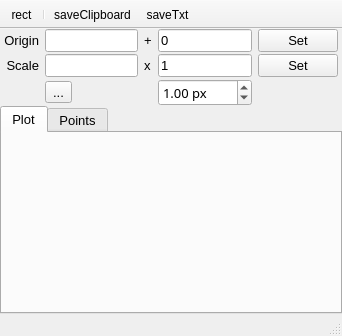
<?xml version="1.0" encoding="UTF-8"?>
<ui version="4.0">
 <class>Find_peaks</class>
 <widget class="QMainWindow" name="Find_peaks">
  <property name="geometry">
   <rect>
    <x>0</x>
    <y>0</y>
    <width>342</width>
    <height>336</height>
   </rect>
  </property>
  <property name="windowTitle">
   <string>MainWindow</string>
  </property>
  <property name="iconSize">
   <size>
    <width>20</width>
    <height>20</height>
   </size>
  </property>
  <property name="unifiedTitleAndToolBarOnMac">
   <bool>true</bool>
  </property>
  <widget class="QWidget" name="centralwidget">
   <layout class="QVBoxLayout" name="verticalLayout" stretch="0,0">
    <property name="spacing">
     <number>0</number>
    </property>
    <property name="leftMargin">
     <number>0</number>
    </property>
    <property name="topMargin">
     <number>0</number>
    </property>
    <property name="rightMargin">
     <number>0</number>
    </property>
    <property name="bottomMargin">
     <number>0</number>
    </property>
    <item>
     <widget class="QFrame" name="frame">
      <property name="font">
       <font>
        <pointsize>10</pointsize>
       </font>
      </property>
      <property name="frameShape">
       <enum>QFrame::NoFrame</enum>
      </property>
      <property name="frameShadow">
       <enum>QFrame::Raised</enum>
      </property>
      <layout class="QGridLayout" name="gridLayout_2" columnstretch="0,0,0,0,0">
       <property name="leftMargin">
        <number>4</number>
       </property>
       <property name="topMargin">
        <number>0</number>
       </property>
       <property name="rightMargin">
        <number>4</number>
       </property>
       <property name="bottomMargin">
        <number>0</number>
       </property>
       <property name="verticalSpacing">
        <number>2</number>
       </property>
       <item row="2" column="1">
        <widget class="QToolButton" name="direction">
         <property name="text">
          <string>...</string>
         </property>
         <property name="icon">
          <iconset resource="../../../build-neutrinoMaster-Brew-Debug/src/qrc/icons.qrc">
           <normaloff>:/icons/lineoutH.png</normaloff>
           <normalon>:/icons/lineoutV.png</normalon>:/icons/lineoutH.png</iconset>
         </property>
         <property name="checkable">
          <bool>true</bool>
         </property>
         <property name="neutrinoSave" stdset="0">
          <bool>true</bool>
         </property>
        </widget>
       </item>
       <item row="1" column="1">
        <widget class="QLineEdit" name="scale">
         <property name="font">
          <font>
           <pointsize>10</pointsize>
          </font>
         </property>
         <property name="readOnly">
          <bool>true</bool>
         </property>
        </widget>
       </item>
       <item row="2" column="3">
        <widget class="QDoubleSpinBox" name="param">
         <property name="font">
          <font>
           <family>Lucida Sans</family>
           <pointsize>10</pointsize>
          </font>
         </property>
         <property name="suffix">
          <string> px</string>
         </property>
         <property name="maximum">
          <double>1000.000000000000000</double>
         </property>
         <property name="value">
          <double>1.000000000000000</double>
         </property>
         <property name="neutrinoSave" stdset="0">
          <bool>true</bool>
         </property>
        </widget>
       </item>
       <item row="1" column="0">
        <widget class="QLabel" name="label_2">
         <property name="font">
          <font>
           <pointsize>10</pointsize>
          </font>
         </property>
         <property name="text">
          <string>Scale</string>
         </property>
         <property name="alignment">
          <set>Qt::AlignRight|Qt::AlignTrailing|Qt::AlignVCenter</set>
         </property>
        </widget>
       </item>
       <item row="0" column="0">
        <widget class="QLabel" name="label">
         <property name="font">
          <font>
           <pointsize>10</pointsize>
          </font>
         </property>
         <property name="text">
          <string>Origin</string>
         </property>
         <property name="alignment">
          <set>Qt::AlignRight|Qt::AlignTrailing|Qt::AlignVCenter</set>
         </property>
        </widget>
       </item>
       <item row="0" column="1">
        <widget class="QLineEdit" name="origin">
         <property name="font">
          <font>
           <pointsize>10</pointsize>
          </font>
         </property>
         <property name="readOnly">
          <bool>true</bool>
         </property>
        </widget>
       </item>
       <item row="0" column="4">
        <widget class="QPushButton" name="setOrigin">
         <property name="font">
          <font>
           <pointsize>10</pointsize>
          </font>
         </property>
         <property name="text">
          <string>Set</string>
         </property>
        </widget>
       </item>
       <item row="0" column="3">
        <widget class="QLineEdit" name="originOffset">
         <property name="font">
          <font>
           <pointsize>10</pointsize>
          </font>
         </property>
         <property name="text">
          <string>0</string>
         </property>
         <property name="neutrinoSave" stdset="0">
          <bool>true</bool>
         </property>
        </widget>
       </item>
       <item row="1" column="3">
        <widget class="QLineEdit" name="scaleOffset">
         <property name="font">
          <font>
           <pointsize>10</pointsize>
          </font>
         </property>
         <property name="text">
          <string>1</string>
         </property>
         <property name="neutrinoSave" stdset="0">
          <bool>true</bool>
         </property>
        </widget>
       </item>
       <item row="1" column="4">
        <widget class="QPushButton" name="setScale">
         <property name="font">
          <font>
           <pointsize>10</pointsize>
          </font>
         </property>
         <property name="text">
          <string>Set</string>
         </property>
        </widget>
       </item>
       <item row="0" column="2">
        <widget class="QLabel" name="label_3">
         <property name="text">
          <string>+</string>
         </property>
        </widget>
       </item>
       <item row="1" column="2">
        <widget class="QLabel" name="label_4">
         <property name="text">
          <string>x</string>
         </property>
        </widget>
       </item>
      </layout>
     </widget>
    </item>
    <item>
     <widget class="QTabWidget" name="tabWidget">
      <property name="font">
       <font>
        <pointsize>10</pointsize>
       </font>
      </property>
      <property name="currentIndex">
       <number>0</number>
      </property>
      <widget class="QWidget" name="tab_plot">
       <attribute name="title">
        <string>Plot</string>
       </attribute>
       <layout class="QGridLayout" name="gridLayout">
        <property name="leftMargin">
         <number>0</number>
        </property>
        <property name="topMargin">
         <number>4</number>
        </property>
        <property name="rightMargin">
         <number>0</number>
        </property>
        <property name="bottomMargin">
         <number>0</number>
        </property>
        <item row="0" column="0">
         <widget class="nCustomPlotMouseX" name="plot" native="true"/>
        </item>
       </layout>
      </widget>
      <widget class="QWidget" name="tab_points">
       <attribute name="title">
        <string>Points</string>
       </attribute>
       <layout class="QGridLayout" name="gridLayout_3">
        <property name="leftMargin">
         <number>0</number>
        </property>
        <property name="topMargin">
         <number>4</number>
        </property>
        <property name="rightMargin">
         <number>0</number>
        </property>
        <property name="bottomMargin">
         <number>0</number>
        </property>
        <item row="0" column="0">
         <widget class="QTableWidget" name="points">
          <property name="font">
           <font>
            <pointsize>10</pointsize>
           </font>
          </property>
          <property name="alternatingRowColors">
           <bool>true</bool>
          </property>
          <property name="selectionMode">
           <enum>QAbstractItemView::ContiguousSelection</enum>
          </property>
          <property name="selectionBehavior">
           <enum>QAbstractItemView::SelectRows</enum>
          </property>
          <attribute name="horizontalHeaderStretchLastSection">
           <bool>true</bool>
          </attribute>
          <column>
           <property name="text">
            <string>X</string>
           </property>
          </column>
          <column>
           <property name="text">
            <string>Y</string>
           </property>
          </column>
         </widget>
        </item>
       </layout>
      </widget>
     </widget>
    </item>
   </layout>
  </widget>
  <widget class="QToolBar" name="toolBar">
   <property name="windowTitle">
    <string>toolBar</string>
   </property>
   <property name="movable">
    <bool>false</bool>
   </property>
   <property name="floatable">
    <bool>false</bool>
   </property>
   <attribute name="toolBarArea">
    <enum>TopToolBarArea</enum>
   </attribute>
   <attribute name="toolBarBreak">
    <bool>false</bool>
   </attribute>
   <addaction name="actionRect"/>
   <addaction name="separator"/>
   <addaction name="actionClipboard"/>
   <addaction name="actionTxt"/>
  </widget>
  <widget class="QStatusBar" name="statusbar">
   <property name="font">
    <font>
     <pointsize>10</pointsize>
    </font>
   </property>
  </widget>
  <action name="actionClipboard">
   <property name="icon">
    <iconset>
     <normaloff>:icons//saveClipboard.png</normaloff>:icons//saveClipboard.png</iconset>
   </property>
   <property name="text">
    <string>saveClipboard</string>
   </property>
   <property name="toolTip">
    <string>Copy to Clipboard</string>
   </property>
  </action>
  <action name="actionTxt">
   <property name="icon">
    <iconset>
     <normaloff>:icons//saveTxt.png</normaloff>:icons//saveTxt.png</iconset>
   </property>
   <property name="text">
    <string>saveTxt</string>
   </property>
   <property name="toolTip">
    <string>Export TXT</string>
   </property>
  </action>
  <action name="actionRect">
   <property name="icon">
    <iconset>
     <normaloff>:icons//rect.png</normaloff>:icons//rect.png</iconset>
   </property>
   <property name="text">
    <string>rect</string>
   </property>
   <property name="toolTip">
    <string>Show Region</string>
   </property>
  </action>
 </widget>
 <customwidgets>
  <customwidget>
   <class>nCustomPlotMouseX</class>
   <extends>QWidget</extends>
   <header>nCustomPlots.h</header>
   <container>1</container>
  </customwidget>
 </customwidgets>
 <resources>
  <include location="../../../build-neutrinoMaster-Brew-Debug/src/qrc/icons.qrc"/>
 </resources>
 <connections/>
</ui>
